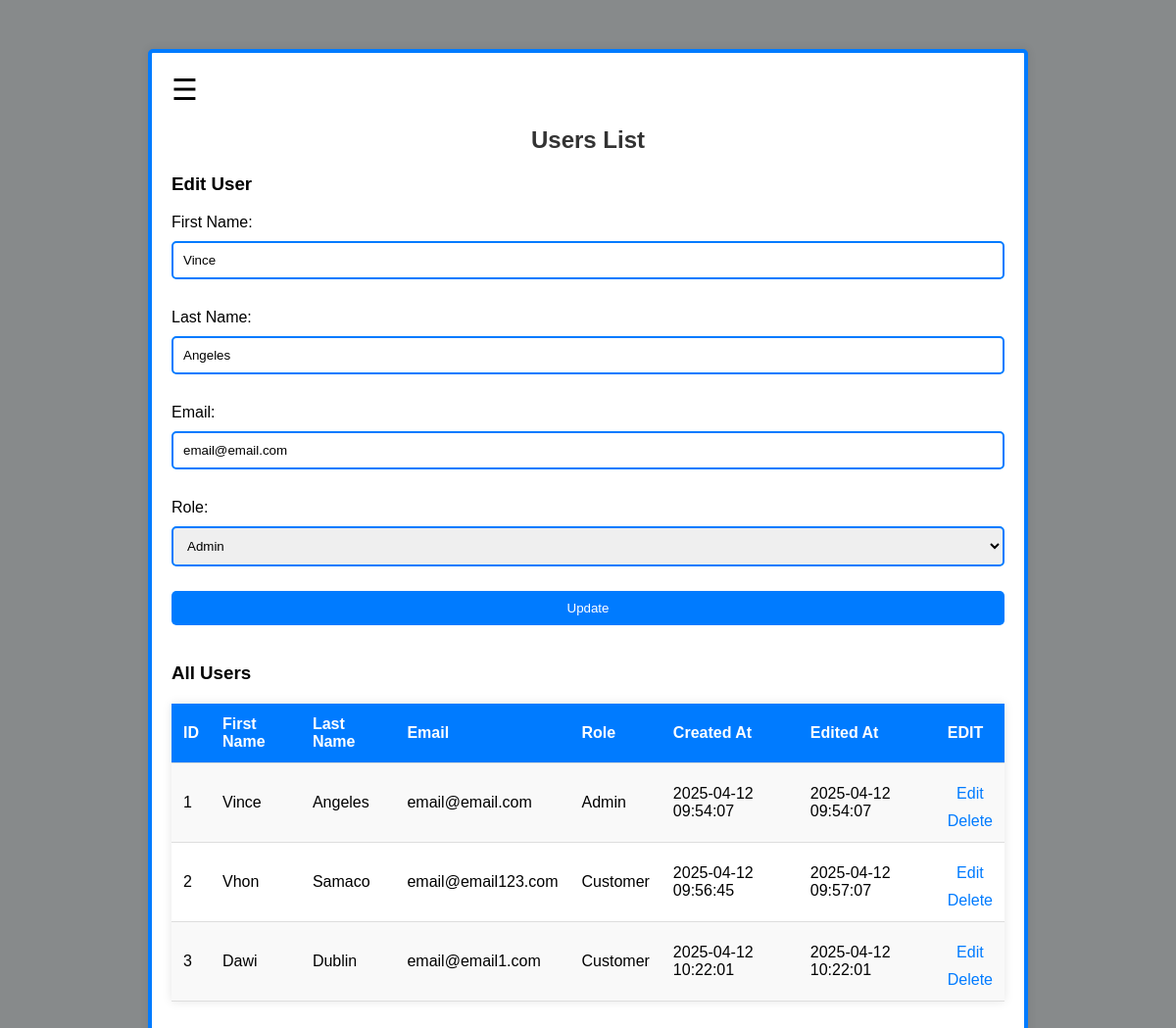
The page /users.php?edit_id=1 (signed in) on the database its author committed.
### tables this page shows
CREATE TABLE `users1` (
  `id` int(11) NOT NULL,
  `firstname` varchar(50) NOT NULL,
  `lastname` varchar(50) NOT NULL,
  `email` varchar(100) NOT NULL,
  `password` varchar(255) NOT NULL,
  `created_at` timestamp NOT NULL DEFAULT current_timestamp(),
  `edited_at` timestamp NOT NULL DEFAULT current_timestamp() ON UPDATE current_timestamp(),
  `role` enum('Admin','Customer') DEFAULT NULL
);

### users.php (the view, shortened to what this page needs)
<?php
include 'connection.php';
if (isset($_GET['edit_id'])) {
    $edit_id = $_GET['edit_id'];
    $stmt = $conn->prepare("SELECT firstname, lastname, email, created_at, edited_at, role FROM users1 WHERE id = ?");
    $stmt->bind_param("i", $edit_id);
    $stmt->execute();
    $result = $stmt->get_result();
    $user = $result->fetch_assoc();
}
$query = "SELECT id, firstname, lastname, email, role, created_at, edited_at FROM users1";
$result = $conn->query($query);
?>
<!DOCTYPE html>
<html lang="en">
<head>
    <link rel="stylesheet" type="text/css" href="styles.css">
</head>
<body>
    <div class="container large-container">
        <span style="font-size:30px;cursor:pointer" onclick="openNav()">&#9776;</span>
        <h2>Users List</h2>
        <?php if (isset($user)): ?>
            <h3>Edit User</h3>
            <form method="POST" action="">
                <label>First Name:</label>
                <input type="text" name="firstname" value="<?php echo htmlspecialchars($user['firstname']); ?>" required>
                <label>Last Name:</label>
                <input type="text" name="lastname" value="<?php echo htmlspecialchars($user['lastname']); ?>" required>
                <label>Email:</label>
                <input type="email" name="email" value="<?php echo htmlspecialchars($user['email']); ?>" required>
                <label>Role:</label>
                <select name="role" required>
                        <option value="Admin" <?php echo ($user['role'] === 'Admin') ? 'selected' : ''; ?>>Admin</option>
                </select>
                <input type="submit" name="update" value="Update">
            </form>
        <?php endif; ?>
        <h3>All Users</h3>
        <table>
            <tr>
                <th>ID</th>
                <th>First Name</th>
                <th>Last Name</th>
                <th>Email</th>
                <th>Role</th>
		        <th>Created At</th>
                <th>Edited At</th>
                <th>EDIT</th>
            </tr>
            <?php while ($row = $result->fetch_assoc()): ?>
            <tr>
                <td><?php echo htmlspecialchars($row['id']); ?></td>
                <td><?php echo htmlspecialchars($row['firstname']); ?></td>
                <td><?php echo htmlspecialchars($row['lastname']); ?></td>
                <td><?php echo htmlspecialchars($row['email']); ?></td>
                <td><?php echo htmlspecialchars($row['role']); ?></td>
                <td><?php echo htmlspecialchars($row['created_at']); ?></td>
                <td><?php echo htmlspecialchars($row['edited_at']); ?></td>
                <td>
                <a href="users.php?edit_id=<?php echo $row['id']; ?>">Edit</a>
                <a href="users.php?delete_id=<?php echo $row['id']; ?>" onclick="return confirm('Are you sure you want to remove this User?');">Delete</a>
                </td>
            </tr>
            <?php endwhile; ?>
        </table>
    </div>
</body>
</html>

### styles.css (style rules this page uses)
body { font-family: Arial, sans-serif; background-color: #878a8b ; margin: 0; padding: 0; }
.container { width: 300px; margin: 50px auto; padding: 20px; background: white; border-radius: 5px; box-shadow: 0 0 10px rgba(0, 0, 0, 0.1); border: 4px solid #007bff; }
.large-container { width: 850px; margin: 50px auto; padding: 20px; background: white; border-radius: 5px; box-shadow: 0 0 10px rgba(0, 0, 0, 0.1); border: 4px solid #007bff; }
h2 { text-align: center; color: #333; }
label { display: block; margin: 10px 0 5px; }
input[type="text"], input[type="email"], input[type="password"], input[type="submit"], input[type="number"], textarea, select { width: 100%; padding: 10px; margin: 5px 0 20px; border: 2px solid #007bff; border-radius: 5px; box-sizing: border-box; }
input[type="submit"] { background-color: #007bff; color: white; border: none; cursor: pointer; }
a { text-align: center; display: block; margin-top: 10px; color: #007bff; text-decoration: none; }
table { width: 100%; border-collapse: collapse; margin: 20px 0; box-shadow: 0 0 10px rgba(0, 0, 0, 0.1); }
th, td { padding: 12px; text-align: left; border-bottom: 1px solid #ddd; }
th { background-color: #007bff; color: white; font-weight: bold; }
tr:nth-child(even) { background-color: #f9f9f9; }
tr:nth-child(odd) { background-color: #ffffff; }

### rows shown on the page
users1: firstname "Vince", lastname "Angeles", email "email@email.com", role "Admin", id "1", created_at "2025-04-12 09:54:07", edited_at "2025-04-12 09:54:07"
users1: id "2", firstname "Vhon", lastname "Samaco", email "email@email123.com", role "Customer", created_at "2025-04-12 09:56:45", edited_at "2025-04-12 09:57:07"
users1: id "3", firstname "Dawi", lastname "Dublin", email "email@email1.com", role "Customer", created_at "2025-04-12 10:22:01", edited_at "2025-04-12 10:22:01"
